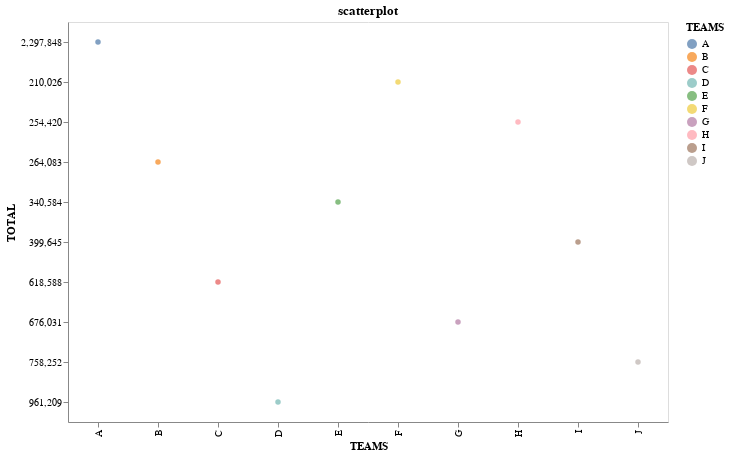

The cell this chart's notebook holds for it:
### Code cell
alt.Chart(df).mark_circle().encode(
    x='TEAMS',
    y='TOTAL',
    color='TEAMS',
    tooltip=['27/5/2024', '28/5/2024', '29/5/2024', '30/5/2024', '31/5/2024']
).properties(
    title='scatterplot',
    width=600,
    height=400
).interactive()

### Figure 1 — Vega-Lite specification as saved in the notebook (floating-point values rounded to 4 significant figures)
{"config": {"view": {"continuousWidth": 300, "continuousHeight": 300}}, "data": {"name": "data-dbea2331c0ca8b2c8b4374f0a190fcc0"}, "mark": {"type": "circle"}, "encoding": {"color": {"field": "TEAMS", "type": "nominal"}, "tooltip": [{"field": "27/5/2024", "type": "nominal"}, {"field": "28/5/2024", "type": "nominal"}, {"field": "29/5/2024", "type": "nominal"}, {"field": "30/5/2024", "type": "nominal"}, {"field": "31/5/2024", "type": "nominal"}], "x": {"field": "TEAMS", "type": "nominal"}, "y": {"field": "TOTAL", "type": "nominal"}}, "height": 400, "params": [{"name": "param_3", "select": {"type": "interval", "encodings": ["x", "y"]}, "bind": "scales"}], "title": "scatterplot", "width": 600, "$schema": "https://vega.github.io/schema/vega-lite/v5.17.0.json", "datasets": {"data-dbea2331c0ca8b2c8b4374f0a190fcc0": [{"TEAMS": "A ", "27/5/2024": "842,251", "28/5/2024": "385,668", "29/5/2024": "436,829", "30/5/2024": "425,511", "31/5/2024": "207,589", "TOTAL": "2,297,848"}, {"TEAMS": "B", "27/5/2024": "25,344", "28/5/2024": "24,753", "29/5/2024": "87,366", "30/5/2024": "85,102", "31/5/2024": "41,518", "TOTAL": "264,083"}, {"TEAMS": "C", "27/5/2024": "195,532", "28/5/2024": "102,077", "29/5/2024": "131,049", "30/5/2024": "127,653", "31/5/2024": "62,277", "TOTAL": "618,588"}, {"TEAMS": "D", "27/5/2024": "302,165", "28/5/2024": "157,744", "29/5/2024": "203,853", "30/5/2024": "198,572", "31/5/2024": "98,875", "TOTAL": "961,209"}, {"TEAMS": "E", "27/5/2024": "106,609", "28/5/2024": "55,655", "29/5/2024": "72,805", "30/5/2024": "70,918", "31/5/2024": "34,598", "TOTAL": "340,584"}, {"TEAMS": "F", "27/5/2024": "34,312", "28/5/2024": "33,057", "29/5/2024": "58,244", "30/5/2024": "56,735", "31/5/2024": "27,678", "TOTAL": "210,026"}, {"TEAMS": "G", "27/5/2024": "210,137", "28/5/2024": "109,701", "29/5/2024": "145,160", "30/5/2024": "141,837", "31/5/2024": "69,196", "TOTAL": "676,031"}, {"TEAMS": "H", "27/5/2024": "32,023", "28/5/2024": "44076.32", "29/5/2024": "72,805", "30/5/2024": "70,918", "31/5/2024": "34,598", "TOTAL": "254,420"}, {"TEAMS": "I", "27/5/2024": "121,980", "28/5/2024": "63,679", "29/5/2024": "87,366", "30/5/2024": "85,102", "31/5/2024": "41,518", "TOTAL": "399,645"}, {"TEAMS": "J", "27/5/2024": "240,397", "28/5/2024": "125,498", "29/5/2024": "160,170", "30/5/2024": "156,021", "31/5/2024": "76,166", "TOTAL": "758,252"}]}}
